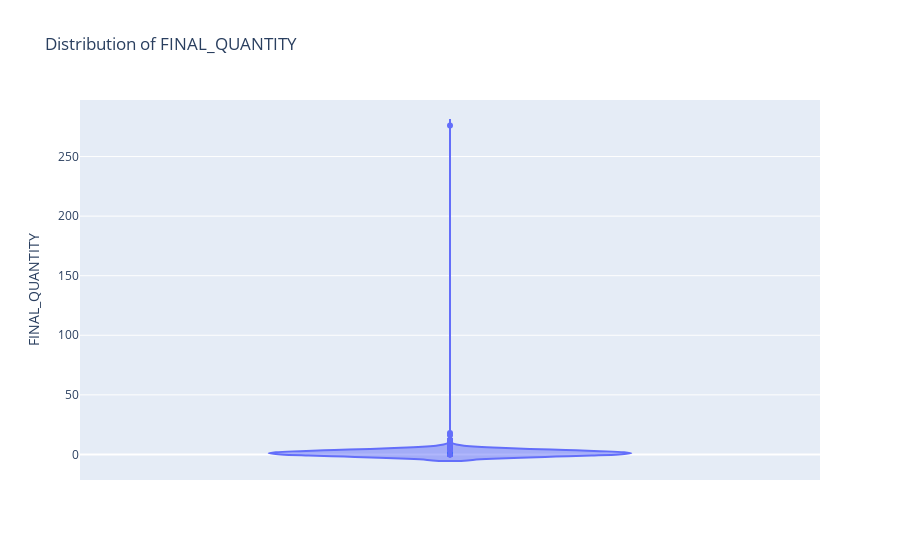
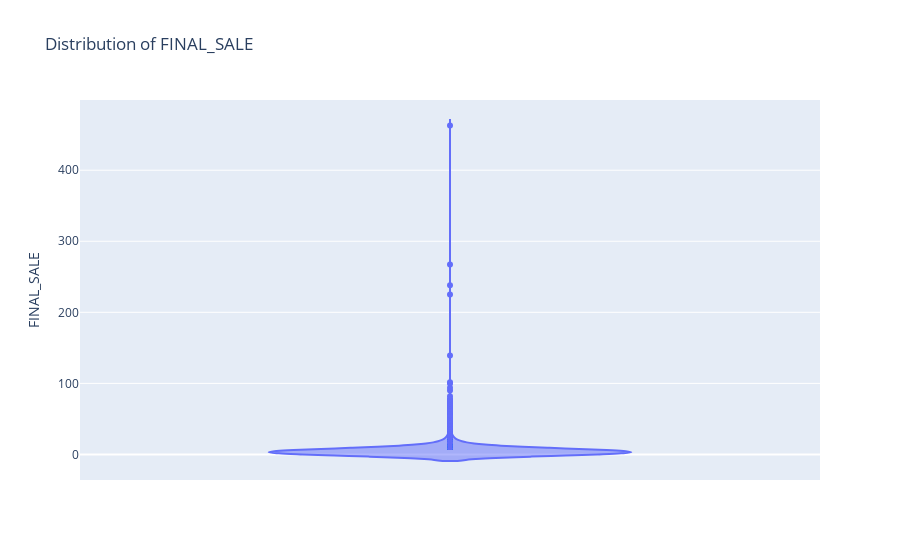

The code cell stored with these charts, in order, in its notebook:
### Code cell
import plotly.express as px

# Convert FINAL_QUANTITY and FINAL_SALE to numeric if needed
transactions_df['FINAL_QUANTITY'] = pd.to_numeric(transactions_df['FINAL_QUANTITY'], errors='coerce')
transactions_df['FINAL_SALE'] = pd.to_numeric(transactions_df['FINAL_SALE'], errors='coerce')

# Create a violin plot for FINAL_QUANTITY distribution
fig_quantity = px.violin(transactions_df, y='FINAL_QUANTITY', title="Distribution of FINAL_QUANTITY")
fig_quantity.show()

# Create a violin plot for FINAL_SALE distribution
fig_sale = px.violin(transactions_df, y='FINAL_SALE', title="Distribution of FINAL_SALE")
fig_sale.show()

### Figure 1 — Plotly figure (JSON) as saved in the notebook; plotly's stock layout.template omitted (floating-point values rounded to 4 significant figures; data arrays with more than 128 entries replaced by an {"elided": "..."} marker saying what was removed)
{"data": [{"alignmentgroup": "True", "box": {"visible": false}, "hovertemplate": "FINAL_QUANTITY=%{y}<extra></extra>", "legendgroup": "", "marker": {"color": "#636efa"}, "name": "", "offsetgroup": "", "orientation": "v", "scalegroup": "True", "showlegend": false, "type": "violin", "x0": " ", "xaxis": "x", "y": {"elided": "24679 float values"}, "y0": " ", "yaxis": "y"}], "layout": {"autosize": true, "legend": {"tracegroupgap": 0}, "title": {"text": "Distribution of FINAL_QUANTITY"}, "violinmode": "group", "xaxis": {"anchor": "y", "autorange": true, "domain": [0, 1], "range": [-0.5, 0.5], "type": "category"}, "yaxis": {"anchor": "x", "autorange": true, "domain": [0, 1], "range": [-21.46, 297.5], "title": {"text": "FINAL_QUANTITY"}, "type": "linear"}}}

### Figure 2 — Plotly figure (JSON) as saved in the notebook; plotly's stock layout.template omitted (floating-point values rounded to 4 significant figures; data arrays with more than 128 entries replaced by an {"elided": "..."} marker saying what was removed)
{"data": [{"alignmentgroup": "True", "box": {"visible": false}, "hovertemplate": "FINAL_SALE=%{y}<extra></extra>", "legendgroup": "", "marker": {"color": "#636efa"}, "name": "", "offsetgroup": "", "orientation": "v", "scalegroup": "True", "showlegend": false, "type": "violin", "x0": " ", "xaxis": "x", "y": {"elided": "24679 float values"}, "y0": " ", "yaxis": "y"}], "layout": {"autosize": true, "legend": {"tracegroupgap": 0}, "title": {"text": "Distribution of FINAL_SALE"}, "violinmode": "group", "xaxis": {"anchor": "y", "autorange": true, "domain": [0, 1], "range": [-0.5, 0.5], "type": "category"}, "yaxis": {"anchor": "x", "autorange": true, "domain": [0, 1], "range": [-35.99, 498.8], "title": {"text": "FINAL_SALE"}, "type": "linear"}}}
